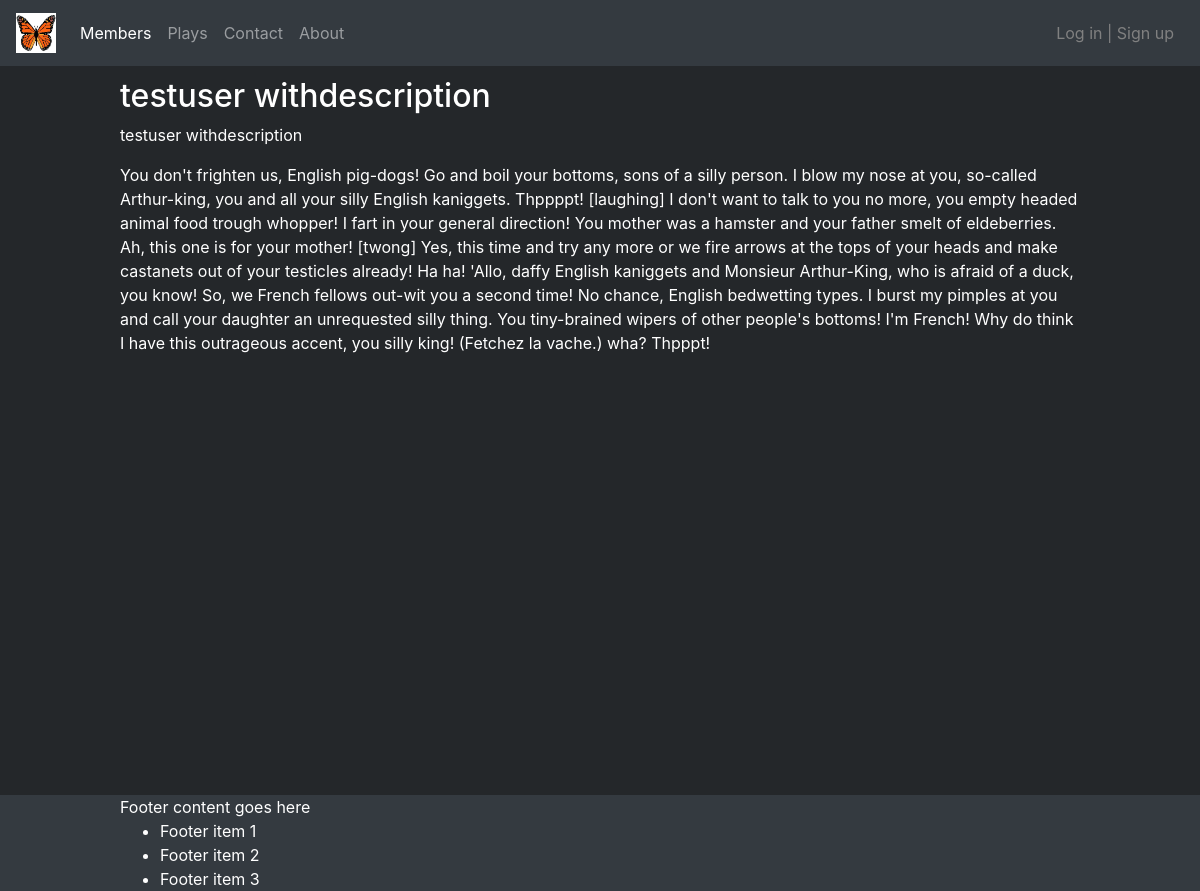
/members/testuser-withdescription, run on the app's committed database.
### imago/models.py (models this page shows, shortened)
class Member(AbstractUser):
    first_name = models.CharField(max_length=100)
    last_name = models.CharField(max_length=100)
    username = models.CharField(max_length=100, unique=True)
    description = models.TextField()
    isImago = models.BooleanField(default=False)
    date_of_birth = models.DateTimeField(auto_now=False)
    email = models.EmailField(_('email address'), unique=True)
    facebook = models.URLField()
    instagram = models.URLField()
    awards = models.ManyToManyField(Award)
    slug = models.SlugField(null=False, unique=True)
    USERNAME_FIELD = 'username'
    REQUIRED_FIELDS = []

### imago/views.py (the view)
# urls.py: path('members/<slug:slug>', views.MemberDetailView.as_view(), name='member_detail'),
class MemberDetailView(generic.DetailView):
    model = Member
    template_name = 'imago/member_details.html'

### templates/imago/member_details.html (shortened to what this page needs)
{% extends 'base.html' %}
{% block page_header %} {{ member.get_full_name }} {% endblock page_header %}
{% block content %}
<p>{{ member.get_full_name }}</p>
<p>{{ member.description }}</p>
{% endblock content %}

### static/imago/css/main.css (style rules this page uses)
html, body { margin: 0 auto; height: 100%; }

### data on the page
Member: get_full_name "testuser withdescription", description "You don't frighten us, English pig-dogs! Go and boil your bottoms, sons of a silly person. I blow my nose at you, so-called Arthur-king, you and all your silly English kaniggets. Thppppt! [laughing] I don't want to talk to you no more, you empty headed animal food trough whopper! I fart in your general direction! You mother was a hamster and your father smelt of eldeberries. Ah, this one is for your mother! [twong] Yes, this time and try any more or we fire arrows at the tops of your heads and make castanets out of your testicles already! Ha ha! 'Allo, daffy English kaniggets and Monsieur Arthur-King, who is afraid of a duck, you know! So, we French fellows out-wit you a second time! No…"
